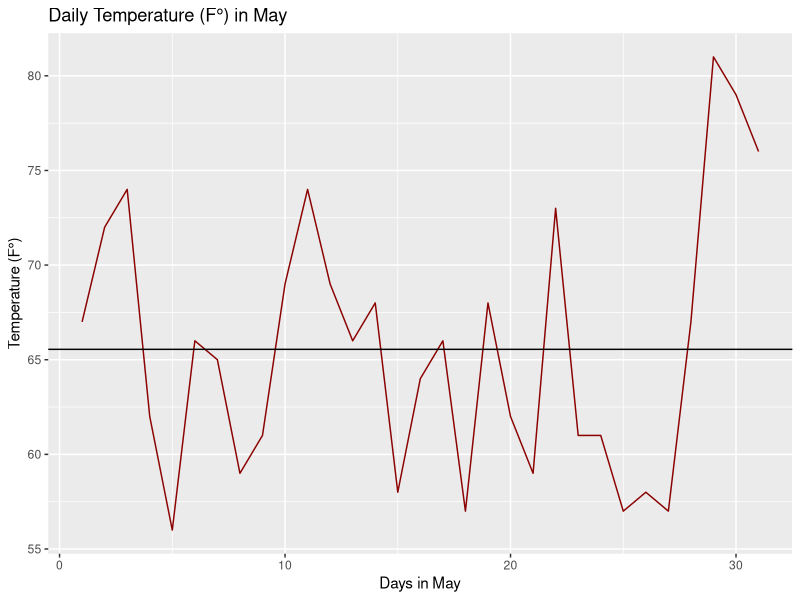
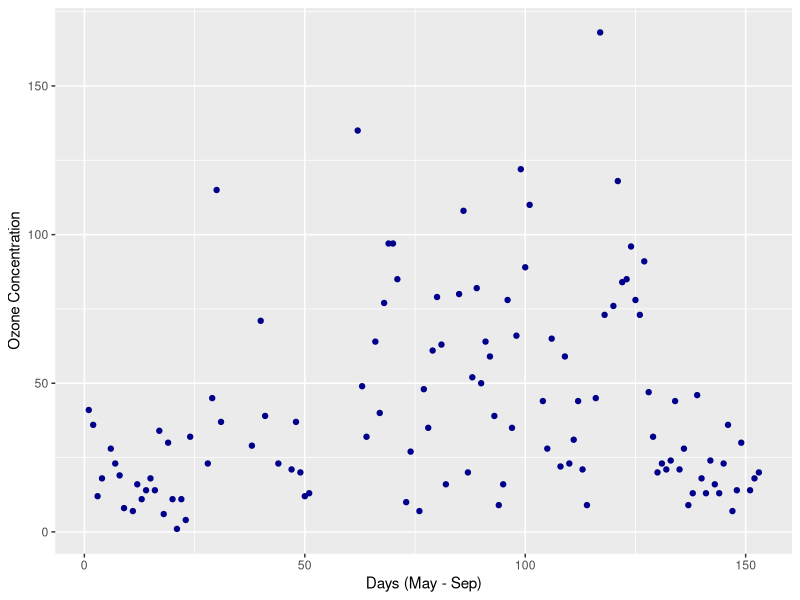
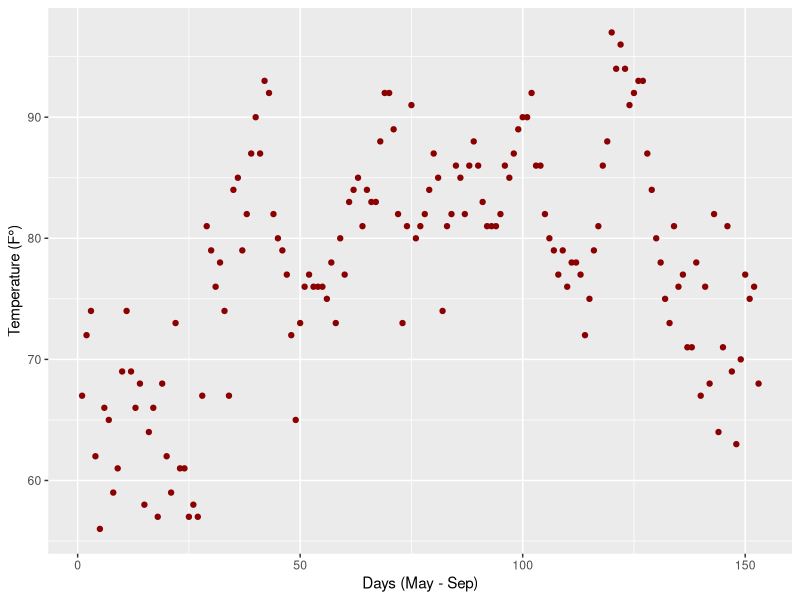
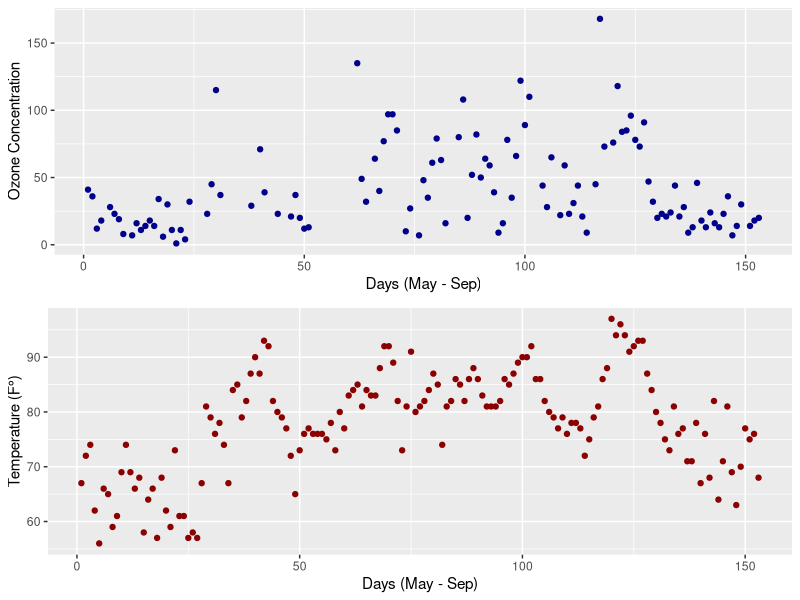
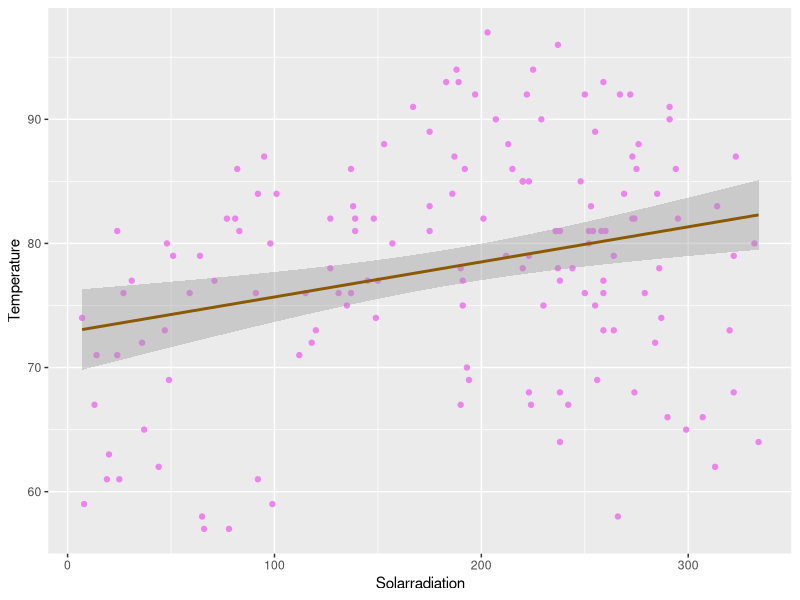

These figures' R source, in order:
## ---- chunk 1
#exercise 4 (first plot)
library(tidyverse)

# first visualisation
# download ot the airquality-data
airquality <- datasets::airquality

# filter of the May-data
may_dates <- subset(airquality, Month == 5)
may_dates <- may_dates |>
  group_by(Day) |>
  summarise(temperatures_f = (Temp))

# generating an average temperature of May
mean_temperature_may <- subset(airquality, Month ==5)
mean_temperature_may <- mean_temperature_may |>
  group_by(Month) |>
  summarise(mean_temperature = mean(Temp))

# Figure 1 "Daily Temperature (F°) in May"
ggplot(
  data = may_dates,
  aes(Day, temperatures_f)) +
  geom_line(color = "red4") +
  geom_abline(slope = 0, intercept = 65.54839) +
  labs(title = "Daily Temperature (F°) in May",
       x = "Days in May",
       y = "Temperature (F°)") + 
  theme_grey()

## ---- chunk 2
# Report Exercise 4 (second plot)
library(tidyverse)
library(ggpubr)

# second visualisation
# download ot the airquality-data
airquality <- datasets::airquality

# generating of sequential numbering
airquality <- airquality |>
  mutate(row_num = row_number())

# filter of the relevant data (here: ozone and temperature)
ozone_days <- subset(airquality, Ozone & row_num)
ozone_days <- ozone_days |>
  group_by(row_num) |>
  summarise(ozone_concentration = Ozone)

temp_days <- subset(airquality, Temp & row_num)
temp_days <- temp_days |>
  group_by(row_num) |>
  summarise(temperature = Temp)


# correlation of ozone and temperature
plot_ozone <- ggplot(
  data = ozone_days,
  aes(row_num, ozone_concentration)) +
  geom_point(color = "blue4") +
  labs(x = "Days (May - Sep)",
       y = "Ozone Concentration")
  theme_classic()
plot_ozone

plot_temperature <- ggplot(
  data = temp_days,
  aes(row_num, temperature)) +
  geom_point(color = "red4") +
  labs(x = "Days (May - Sep)",
       y = "Temperature (F°)")
theme_classic()
plot_temperature

# combination of the two plots
ggarrange(plot_ozone, plot_temperature, nrow = 2, common.legend = TRUE, legend = "bottom")
## ---- chunk 3
# Report Exercise 4 (third plot)
library(tidyverse)

# third visualisation
# download ot the airquality-data
airquality <- datasets::airquality

# generating of sequential numbering
airquality <- airquality |>
  mutate(row_num = row_number())

# filter of the relevant data
solar_radiaton <- subset(airquality, Solar.R & Temp)
solar_radiaton <- solar_radiaton |>
  group_by(Temp) |>
  summarise(solar.radiaton = Solar.R)

# correlation of rolar.radiation and temperature
ggplot(
  data = solar_radiaton,
  aes(solar.radiaton, Temp)) +
  geom_point(color = "violet") +
  geom_smooth(method = "lm", color = "orange4") +
  labs(x = "Solarradiation",
       y = "Temperature")
theme_classic()
